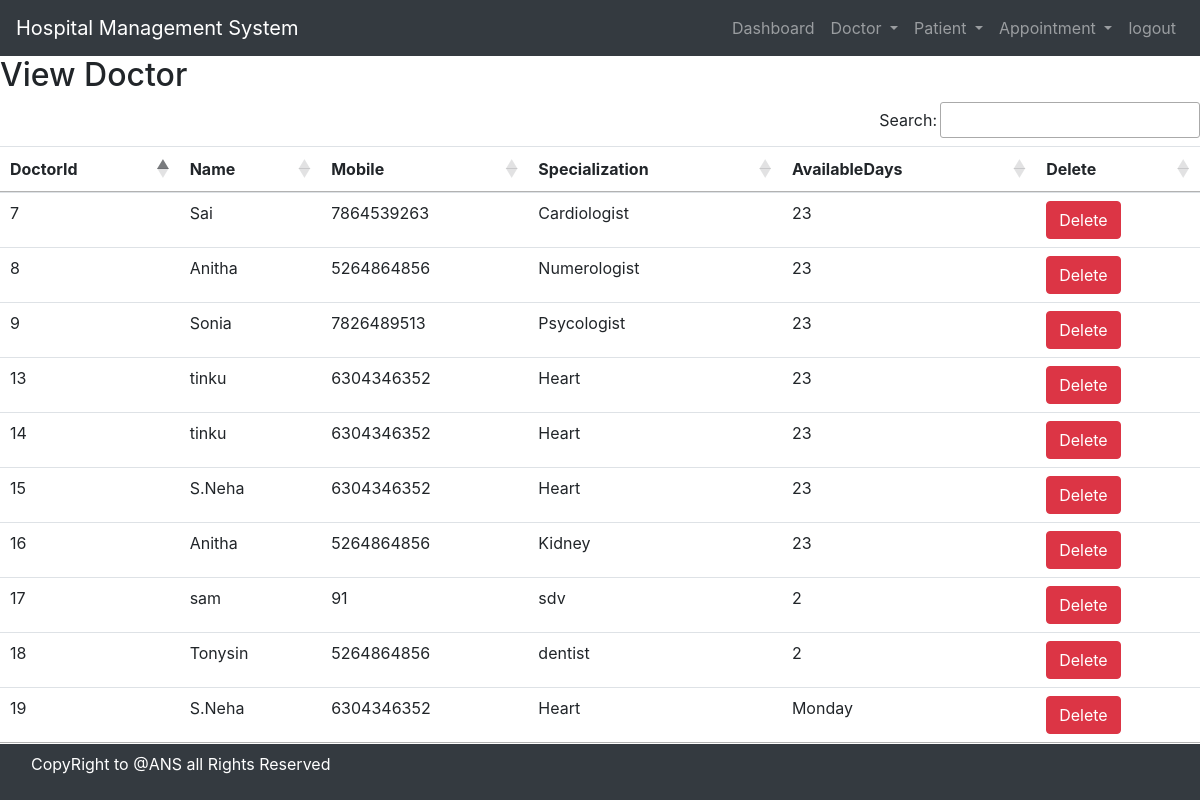
/view_doctor/ (signed in), run on the app's committed database.
### hospital/models.py (models this page shows)
class Doctor(models.Model):
    Name = models.CharField(max_length=60)
    Mobile = models.IntegerField()
    Specialization = models.CharField(max_length=60)
    AvailableDays = models.CharField(max_length=60)
    def __str__(self):
        return self.Name

### hospital/views.py (the view)
# urls.py: path('view_doctor/',View_Doctor,name='view_doctor'),
def View_Doctor(request):
    if not request.user.is_staff:
        return redirect('login')
    doc = Doctor.objects.all()
    print(doc)
    d = {'doc': doc}
    return render(request,'view_doctor.html',d)

### hospital/templates/view_doctor.html
{% include 'base.html' %}
{% include 'navigation.html' %}
{% block content %}
<div>
    <h2>View Doctor</h2>
    <table id="example" class="table table-hover">
        <thead>
            <tr>
                <th>DoctorId</th>
                <th>Name</th>
                <th>Mobile</th>
                <th>Specialization</th>
                <th>AvailableDays</th>
                <th>Delete</th>
            </tr>
        </thead>
        <tbody>
            {% for i in doc %}
          <tr>
               <td>{{i.id}}</td>
               <td>{{i.Name}}</td>
               <td>{{i.Mobile}}</td>
               <td>{{i.Specialization}}</td>
               <td>{{i.AvailableDays}}</td>
               <td><a href="{% url 'delete_doctor' i.id %}"
                 onclick="return confirm('Are you sure you want to delete?')" class="btn btn-danger">Delete</a>
                </td>
          </tr>
          {% endfor %}
        </tbody>
    </table>
</div>
{% endblock content %}
{% include 'footer.html' %}

### hospital/templates/base.html (shortened to what this page needs)
{% load static %}
<!DOCTYPE html>
<html lang="en">
<head>
    <link rel="stylesheet" href="https://maxcdn.bootstrapcdn.com/bootstrap/4.5.2/css/bootstrap.min.css">
    <link rel="stylesheet" href="https://use.fontawesome.com/releases/v5.7.0/css/all.css">
    <link rel="stylesheet" type ="text/css" href="{% static 'css/mystyle.css' %}">
    <link rel="stylesheet" href="https://cdn.datatables.net/1.13.7/css/jquery.dataTables.min.css"/>
</head>
<body>
</body>
</html>

### hospital/templates/navigation.html (shortened to what this page needs)
<nav class="navbar navbar-expand-lg navbar-dark bg-dark">
    <a class="navbar-brand" href="{% url 'home' %}">Hospital Management System</a>
    <div class="collapse navbar-collapse" id="navbarSupportedContent">
      <ul class="navbar-nav ml-auto">
        {% if request.user.is_staff %}
        <li class="nav-item">
          <a class="nav-link" href="{% url 'dashboard' %}">Dashboard<span class="sr-only">(current)</span></a>
        </li>
        <li class="nav-item dropdown">
          <a class="nav-link dropdown-toggle" href="#" role="button" data-toggle="dropdown" aria-expanded="false">
            Doctor
          </a>
        </li>
        <li class="nav-item dropdown">
          <a class="nav-link dropdown-toggle" href="#" role="button" data-toggle="dropdown" aria-expanded="false">
            Patient
          </a>
        </li>
        <li class="nav-item dropdown">
          <a class="nav-link dropdown-toggle" href="#" role="button" data-toggle="dropdown" aria-expanded="false">
            Appointment
          </a>
        </li>
        <li class="nav-item">
          <a class="nav-link" href="{% url 'logout_admin' %}">logout</a>
        </li>
        {% endif %}
      </ul>
    </div>
  </nav>

### hospital/templates/footer.html
<nav class="navbar navbar-expand-sm bg-dark fixed-bottom">
    <div class="footer-bottom">
        <div class="container">
            <div class="row">
                <div class="col-sm-12 text-center ">
                    <div class="copyright-text">
                        <p class="text-white">CopyRight to @ANS all Rights Reserved</p>
                    </div>
                </div>
            </div>
        </div>
    </div>
</nav>

### data on the page
Doctor: id "7", Name "Sai", Mobile "7864539263", Specialization "Cardiologist", AvailableDays "23"
Doctor: id "8", Name "Anitha", Mobile "5264864856", Specialization "Numerologist", AvailableDays "23"
Doctor: id "9", Name "Sonia", Mobile "7826489513", Specialization "Psycologist", AvailableDays "23"
Doctor: id "13", Name "tinku", Mobile "6304346352", Specialization "Heart", AvailableDays "23"
Doctor: id "14", Name "tinku", Mobile "6304346352", Specialization "Heart", AvailableDays "23"
Doctor: id "15", Name "S.Neha", Mobile "6304346352", Specialization "Heart", AvailableDays "23"
Doctor: id "16", Name "Anitha", Mobile "5264864856", Specialization "Kidney", AvailableDays "23"
Doctor: id "17", Name "sam", Mobile "91", Specialization "sdv", AvailableDays "2"
Doctor: id "18", Name "Tonysin", Mobile "5264864856", Specialization "dentist", AvailableDays "2"
Doctor: id "19", Name "S.Neha", Mobile "6304346352", Specialization "Heart", AvailableDays "Monday"
